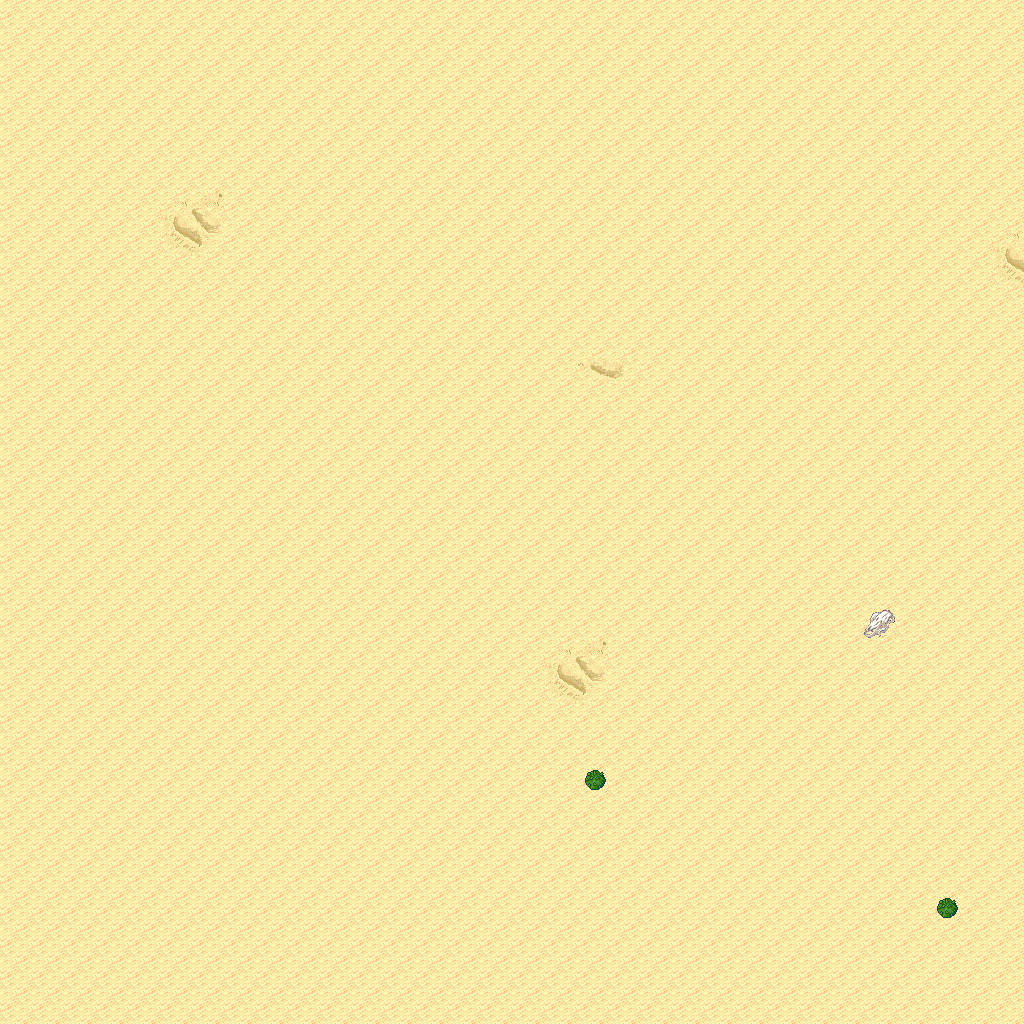

Tiled map render using the project's own tile images. Description and the map definition, with tile-layer contents summarised, below:
An orthogonal 32x32 tile map with 32x32 px tiles, 5 tile layers (Ground, Objects, Objects2, Above, ...), 1 hidden layer not drawn, 8 tilesets.

<map version="1.10" tiledversion="1.11.0" orientation="orthogonal" renderorder="right-down" width="32" height="32" tilewidth="32" tileheight="32" infinite="0" nextlayerid="11" nextobjectid="1">
 <tileset firstgid="1" name="logic_collision" tilewidth="32" tileheight="32" tilecount="1" columns="1">
  <image source="../drawable/logic_collision.png" width="32" height="32" />
 </tileset>
 <tileset firstgid="2" name="ground_ground" tilewidth="32" tileheight="32" tilecount="33" columns="3">
  <image source="../drawable/ground_ground.png" width="96" height="352" />
 </tileset>
 <tileset firstgid="35" name="ground_ridge_earth_pale" tilewidth="32" tileheight="32" tilecount="96" columns="12">
  <image source="../drawable/ground_ridge_earth_pale.png" width="384" height="256" />
 </tileset>
 <tileset firstgid="131" name="ground_ridge_earth_dark" tilewidth="32" tileheight="32" tilecount="96" columns="12">
  <image source="../drawable/ground_ridge_earth_dark.png" width="384" height="256" />
 </tileset>
 <tileset firstgid="227" name="terrain_desert" tilewidth="32" tileheight="32" tilecount="88" columns="8">
  <image source="../drawable/terrain_desert.png" width="256" height="352" />
 </tileset>
 <tileset firstgid="315" name="plant_tree_tree_darkgreen" tilewidth="32" tileheight="32" tilecount="88" columns="8">
  <image source="../drawable/plant_tree_tree_darkgreen.png" width="256" height="352" />
 </tileset>
 <tileset firstgid="403" name="plant_cactus_2" tilewidth="32" tileheight="32" tilecount="10" columns="5">
  <image source="../drawable/plant_cactus_2.png" width="160" height="64" />
 </tileset>
 <tileset firstgid="413" name="ground_sand_2" tilewidth="32" tileheight="32" tilecount="15" columns="5">
  <image source="../drawable/ground_sand_2.png" width="160" height="96" />
 </tileset>
 <layer id="1" name="Ground" width="32" height="32">
  <data>[1024 cells, 1024 non-empty, 8 distinct tile ids]</data>
 </layer>
 <layer id="2" name="Objects" width="32" height="32">
  <data>[1024 cells, 2 non-empty, 1 distinct tile ids]</data>
 </layer>
 <layer id="3" name="Objects2" width="32" height="32">
  <data>[1024 cells, 0 non-empty, 0 distinct tile ids]</data>
 </layer>
 <layer id="4" name="Above" width="32" height="32">
  <data>[1024 cells, 0 non-empty, 0 distinct tile ids]</data>
 </layer>
 <layer id="5" name="Above2" width="32" height="32">
  <data>[1024 cells, 0 non-empty, 0 distinct tile ids]</data>
 </layer>
 <layer id="6" name="Walkable" width="32" height="32" visible="0">
  <data>[1024 cells, 3 non-empty, 1 distinct tile ids]</data>
 </layer>
 <objectgroup id="7" name="Mapevents" />
 <objectgroup id="8" name="Spawn" />
 <objectgroup id="9" name="Keys" />
 <objectgroup id="10" name="Replace" />
</map>
